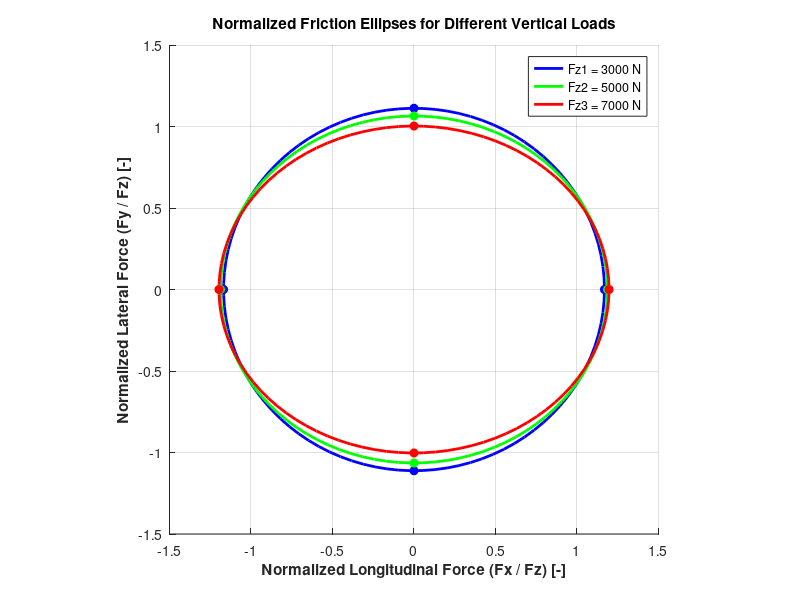
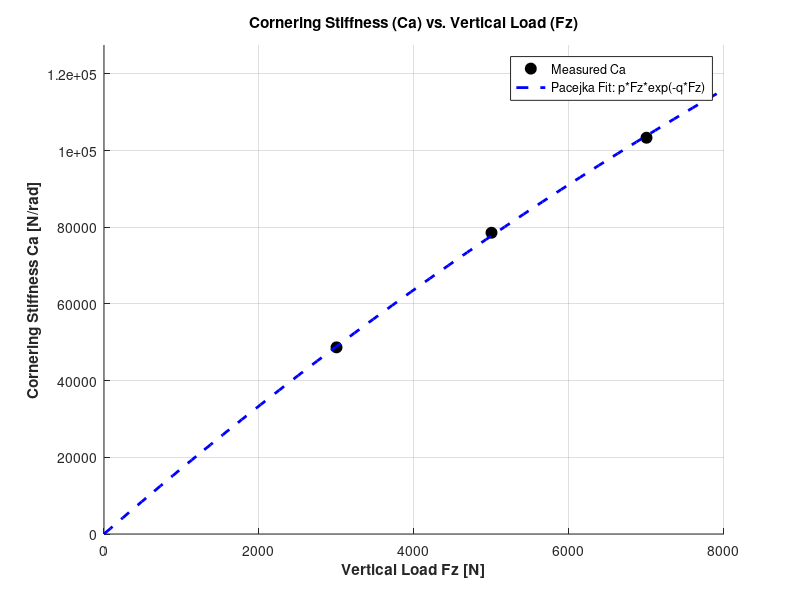
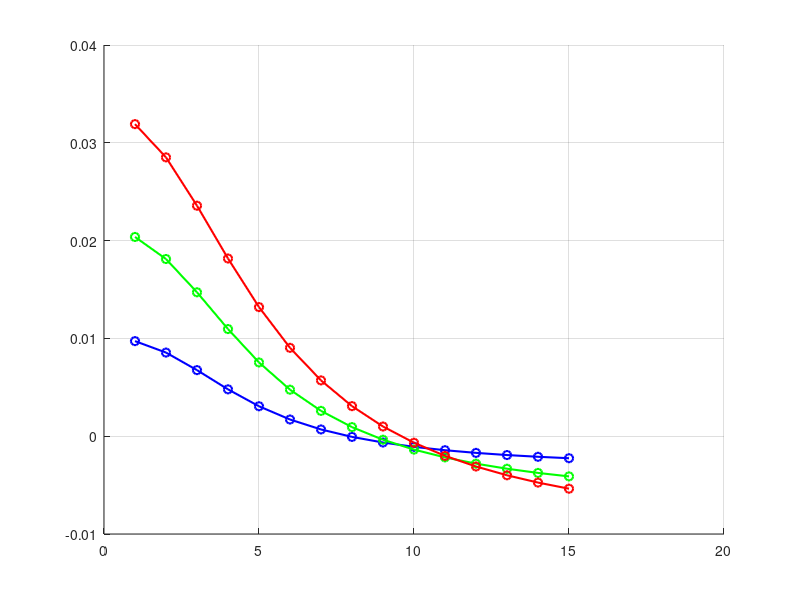

The MATLAB script that drew these images, in order: (Note: this script raises an error after producing the figures.)
% MKT4834 - HW3: Tire Modeling

% --- 1. Extracting Data from an Excel File --- % 

% VERTICAL LOADS [N]
Fz1 = 3000;  
Fz2 = 5000;  
Fz3 = 7000;  
% LONGITUDINAL FORCE DATA (Fx vs slip ratio 's')
% Slip ratio (s) 
s_Fx = [-1, -0.9, -0.8, -0.7, -0.6, -0.5, -0.4, -0.3, -0.2, -0.1, -0.06, -0.04, -0.03, -0.02, -0.01, 0, 0.01, 0.02, 0.03, 0.04, 0.06, 0.1, 0.2, 0.3, 0.4, 0.5, 0.6, 0.7, 0.8, 0.9, 1];
% Fx values 
Fx_3000 = [-2836.87, -2878.21, -2928.14, -2989.40, -3065.79, -3162.28, -3283.66, -3424.53, -3505.35, -2974.00, -2167.04, -1554.50, -1198.34, -815.24, -412.72, 0, 412.72, 815.24, 1198.34, 1554.50, 2167.04, 2974.00, 3505.35, 3424.53, 3283.66, 3162.28, 3065.79, 2989.40, 2928.14, 2878.21, 2836.87];
Fx_5000 = [-4879.09, -4947.88, -5029.26, -5126.68, -5244.73, -5389.09, -5565.14, -5769.16, -5936.04, -5520.29, -4486.02, -3443.27, -2739.01, -1912.14, -984.74, 0, 984.74, 1912.14, 2739.01, 3443.27, 4486.02, 5520.29, 5936.04, 5769.16, 5565.14, 5389.09, 5244.73, 5126.68, 5029.26, 4947.88, 4879.09];
Fx_7000 = [-6895.29, -6986.58, -7094.18, -7222.55, -7377.69, -7567.47, -7801.03, -8083.11, -8376.89, -8263.30, -7354.70, -6103.59, -5076.60, -3695.62, -1962.85, 0, 1962.85, 3695.62, 5076.60, 6103.59, 7354.70, 8263.30, 8376.89, 8083.11, 7801.03, 7567.47, 7377.69, 7222.55, 7094.18, 6986.58, 6895.29];
% LATERAL FORCE DATA (Fy vs slip angle 'alpha')
% Slip angle
alpha_Fy = [15, 14, 13, 12, 11, 10, 9, 8, 7, 6, 5, 4, 3, 2, 1, 0, -1, -2, -3, -4, -5, -6, -7, -8, -9, -10, -11, -12, -13, -14, -15];
% Fy values
Fy_3000 = [3335.17, 3322.18, 3305.76, 3284.93, 3258.36, 3224.20, 3179.78, 3121.18, 3042.40, 2933.94, 2780.25, 2555.25, 2215.86, 1698.99, 947.39, 0, -947.39, -1698.99, -2215.86, -2555.25, -2780.25, -2933.94, -3042.40, -3121.18, -3179.78, -3224.20, -3258.36, -3284.93, -3305.76, -3322.18, -3335.17];
Fy_5000 = [5321.36, 5318.87, 5312.93, 5302.03, 5283.93, 5255.27, 5210.95, 5143.03, 5038.94, 4878.61, 4629.80, 4241.92, 3641.46, 2742.22, 1497.99, 0, -1497.99, -2742.22, -3641.46, -4241.92, -4629.80, -4878.61, -5038.94, -5143.03, -5210.95, -5255.27, -5283.93, -5302.03, -5312.93, -5318.87, -5321.36];
Fy_7000 = [7009.17, 7015.88, 7020.23, 7020.66, 7014.64, 6998.11, 6964.38, 6902.29, 6792.92, 6604.21, 6282.80, 5745.74, 4884.40, 3607.18, 1925.80, 0, -1925.80, -3607.18, -4884.40, -5745.74, -6282.80, -6604.21, -6792.92, -6902.29, -6964.38, -6998.11, -7014.64, -7020.66, -7020.23, -7015.88, -7009.17];
% ALIGNING TORQUE DATA (Mz vs slip angle 'alpha')
% Slip angle (PDF'te -15'ten 15'e gidiyor)
alpha_Mz = [-15, -14, -13, -12, -11, -10, -9, -8, -7, -6, -5, -4, -3, -2, -1, 0, 1, 2, 3, 4, 5, 6, 7, 8, 9, 10, 11, 12, 13, 14, 15];
% Mz values
Mz_3000 = [7.51, 6.99, 6.37, 5.60, 4.67, 3.51, 2.05, 0.22, -2.10, -5.01, -8.51, -12.24, -14.97, -14.53, -9.21, 0, 9.21, 14.53, 14.97, 12.24, 8.51, 5.01, 2.10, -0.22, -2.05, -3.51, -4.67, -5.60, -6.37, -6.99, -7.51];
Mz_5000 = [21.87, 19.97, 17.67, 14.88, 11.44, 7.19, 1.88, -4.77, -13.06, -23.21, -34.91, -46.47, -53.58, -49.68, -30.52, 0, 30.52, 49.68, 53.58, 46.47, 34.91, 23.21, 13.06, 4.77, -1.88, -7.19, -11.44, -14.88, -17.67, -19.97, -21.87];
Mz_7000 = [37.62, 33.27, 28.05, 21.74, 14.08, 4.68, -6.90, -21.21, -38.76, -59.69, -82.93, -104.40, -115.12, -102.84, -61.45, 0, 61.45, 102.84, 115.12, 104.40, 82.93, 59.69, 38.76, 21.21, 6.90, -4.68, -14.08, -21.74, -28.05, -33.27, -37.62];

% --- 2. Friction Ellipse Analysis --- % 

% Find Peak Forces
Fx_peak_1 = max(Fx_3000); Fy_peak_1 = max(Fy_3000);
Fx_peak_2 = max(Fx_5000); Fy_peak_2 = max(Fy_5000);
Fx_peak_3 = max(Fx_7000); Fy_peak_3 = max(Fy_7000);
% 2. Normalize Forces
mu_x_1 = Fx_peak_1 / Fz1; mu_y_1 = Fy_peak_1 / Fz1;
mu_x_2 = Fx_peak_2 / Fz2; mu_y_2 = Fy_peak_2 / Fz2;
mu_x_3 = Fx_peak_3 / Fz3; mu_y_3 = Fy_peak_3 / Fz3;
% 3. Generate Ellipse Points
theta = linspace(0, 2*pi, 100);                % Angle vector from 0 to 360 degrees
% Ellipses are calculated using the formulas x = a*cos(theta), y = b*sin(theta)
x_ell_1 = mu_x_1 * cos(theta); y_ell_1 = mu_y_1 * sin(theta);
x_ell_2 = mu_x_2 * cos(theta); y_ell_2 = mu_y_2 * sin(theta);
x_ell_3 = mu_x_3 * cos(theta); y_ell_3 = mu_y_3 * sin(theta);
% 4. Plotting
figure('Name', 'Q1: Friction Ellipses', 'Color', 'w');      % window settings
hold on; grid on;
% Drawing ellipses
plot(x_ell_1, y_ell_1, 'b-', 'LineWidth', 2, 'DisplayName', 'Fz1 = 3000 N');
plot(x_ell_2, y_ell_2, 'g-', 'LineWidth', 2, 'DisplayName', 'Fz2 = 5000 N');
plot(x_ell_3, y_ell_3, 'r-', 'LineWidth', 2, 'DisplayName', 'Fz3 = 7000 N');
% Pure slip points marking
% Fz1 Points
plot([mu_x_1, -mu_x_1], [0, 0], 'bo', 'MarkerFaceColor', 'b', 'HandleVisibility', 'off');
plot([0, 0], [mu_y_1, -mu_y_1], 'bo', 'MarkerFaceColor', 'b', 'HandleVisibility', 'off');
% Fz2 Points
plot([mu_x_2, -mu_x_2], [0, 0], 'go', 'MarkerFaceColor', 'g', 'HandleVisibility', 'off');
plot([0, 0], [mu_y_2, -mu_y_2], 'go', 'MarkerFaceColor', 'g', 'HandleVisibility', 'off');
% Fz3 Points
plot([mu_x_3, -mu_x_3], [0, 0], 'ro', 'MarkerFaceColor', 'r', 'HandleVisibility', 'off');
plot([0, 0], [mu_y_3, -mu_y_3], 'ro', 'MarkerFaceColor', 'r', 'HandleVisibility', 'off');
% Graphics Settings
title('Normalized Friction Ellipses for Different Vertical Loads', 'FontWeight', 'bold');
xlabel('Normalized Longitudinal Force (Fx / Fz) [-]', 'FontWeight', 'bold');
ylabel('Normalized Lateral Force (Fy / Fz) [-]', 'FontWeight', 'bold');
legend('Location', 'best');
axis equal;                          % We align the axes to prevent the ellipses from losing their shape.
xlim([-1.5 1.5]); ylim([-1.5 1.5]);

% --- 3. Cornering Stiffness & Pneumatic Trail --- % 

% Cornering Stiffness (Ca) Determination
alpha_lin = [0, 1, 2];               % Data for linear regression (alpha <= 2 degrees)
Fy_lin_1 = [0, 947.39, 1698.99];
Fy_lin_2 = [0, 1497.99, 2742.22];
Fy_lin_3 = [0, 1925.80, 3607.18];
% Linear regression (polyfit) to find the slope (Ca in N/deg)
p1 = polyfit(alpha_lin, Fy_lin_1, 1); Ca1_deg = p1(1);
p2 = polyfit(alpha_lin, Fy_lin_2, 1); Ca2_deg = p2(1);
p3 = polyfit(alpha_lin, Fy_lin_3, 1); Ca3_deg = p3(1);
% Convert Ca from N/deg to N/rad (1 rad = 180/pi deg)
Ca1_rad = Ca1_deg * (180/pi);
Ca2_rad = Ca2_deg * (180/pi);
Ca3_rad = Ca3_deg * (180/pi);
% Printing the calculated angle and radian values to the screen.
fprintf('\n--- Cornering Stiffness (Ca) ---\n');
fprintf('Fz = 3000 N : %.2f N/deg  |  %.2f N/rad\n', Ca1_deg, Ca1_rad);
fprintf('Fz = 5000 N : %.2f N/deg  |  %.2f N/rad\n', Ca2_deg, Ca2_rad);
fprintf('Fz = 7000 N : %.2f N/deg  |  %.2f N/rad\n', Ca3_deg, Ca3_rad);
% Fit Pacejka Exponential Model: Ca = p * Fz * exp(-q * Fz)
Fz_vec = [Fz1, Fz2, Fz3];
Ca_rad_vec = [Ca1_rad, Ca2_rad, Ca3_rad];
y_fit = log(Ca_rad_vec ./ Fz_vec);     % Linearization for curve fitting: log(Ca / Fz) = log(p) - q * Fz
p_fit = polyfit(Fz_vec, y_fit, 1);
q_opt = -p_fit(1);
p_opt = exp(p_fit(2));
% Window settings of Ca vs Fz
figure('Name', 'Q2: Cornering Stiffness vs Vertical Load', 'Color', 'w');
hold on; grid on;
% plotting Ca vs Fz 
plot(Fz_vec, Ca_rad_vec, 'ko', 'MarkerSize', 8, 'MarkerFaceColor', 'k', 'DisplayName', 'Measured Ca');
% Smooth curve for the fit
Fz_plot = linspace(0, 8000, 100);
Ca_fit = p_opt .* Fz_plot .* exp(-q_opt .* Fz_plot);
plot(Fz_plot, Ca_fit, 'b--', 'LineWidth', 2, 'DisplayName', 'Pacejka Fit: p*Fz*exp(-q*Fz)');
% Graphics Settings
title('Cornering Stiffness (Ca) vs. Vertical Load (Fz)', 'FontWeight', 'bold');
xlabel('Vertical Load Fz [N]', 'FontWeight', 'bold');
ylabel('Cornering Stiffness Ca [N/rad]', 'FontWeight', 'bold');
legend('Location', 'best');
xlim([0 8000]); ylim([0 max(Ca_fit)*1.1]);
% Pneumatic Trail (t) Calculation
% Extract positive slip angles to avoid division by zero at alpha = 0
idx_pos = (alpha_Fy > 0); 
alpha_pos = alpha_Fy(idx_pos);
% Calculate pneumatic trail: t = -Mz / Fy
t_1 = -Mz_3000(idx_pos) ./ Fy_3000(idx_pos);
t_2 = -Mz_5000(idx_pos) ./ Fy_5000(idx_pos);
t_3 = -Mz_7000(idx_pos) ./ Fy_7000(idx_pos);
% Window settings of Pneumatic Trail vs Slip Angle
figure('Name', 'Q3: Pneumatic Trail', 'Color', 'w');
hold on; grid on;
% Plot Pneumatic Trail vs Slip Angle
plot(alpha_pos, t_1, 'b-o', 'LineWidth', 1.5, 'DisplayName', 'Fz1 = 3000 N');
plot(alpha_pos, t_2, 'g-o', 'LineWidth', 1.5, 'DisplayName', 'Fz2 = 5000 N');
plot(alpha_pos, t_3, 'r-o', 'LineWidth', 1.5, 'DisplayName', 'Fz3 = 7000 N');
% Plot a zero line to easily spot the zero-crossing
yline(0, 'k--', 'HandleVisibility', 'off');
% Graphics Settings
title('Pneumatic Trail (t) vs. Slip Angle (\alpha)', 'FontWeight', 'bold');
xlabel('Slip Angle \alpha [deg]', 'FontWeight', 'bold');
ylabel('Pneumatic Trail t [m]', 'FontWeight', 'bold');
legend('Location', 'best');

% --- 4. Combined Loading Condition (Friction Ellipse Approximation) --- % 

% Lateral Force at Constant Slip Angle (alpha = 5 deg)
alpha_const = 5;
s_test = [-0.1, 0, 0.1, 0.2];     % given slip rates
% The relevant values are for Fz2 = 5000 N.
Fy_pure_5deg = interp1(alpha_Fy, Fy_5000, alpha_const);    % Fy (alpha=5)
Fx_pure_s = interp1(s_Fx, Fx_5000, s_test);                % Fx's at that moment
Fx_peak_abs = max(abs(Fx_5000));                           % Absolute Fx peak
% Friction ellipse formula combined with Fy calculation
Fy_comb = Fy_pure_5deg .* sqrt(max(0, 1 - (Fx_pure_s ./ Fx_peak_abs).^2));     % The max command prevents the square root from going into the negative.
% Window settings and Plotting
figure('Name', 'Q4a: Combined Slip (Fy vs s)', 'Color', 'w');
plot(s_test, Fy_comb, 'b-o', 'LineWidth', 2, 'MarkerFaceColor', 'b', 'MarkerSize', 6);
grid on;
% Graphics Settings
title('Combined Lateral Force (F_y) vs. Slip Ratio (s) at \alpha = 5^\circ', 'FontWeight', 'bold');
xlabel('Slip Ratio (s) [-]', 'FontWeight', 'bold');
ylabel('Estimated Combined Lateral Force F_{y,comb} [N]', 'FontWeight', 'bold');
ylim([0 5000]); xlim([-0.15 0.25]);
% Longitudinal Force at Constant Slip Ratio (s = 0.1)
s_const = 0.1;
alpha_test = [0, 2, 4, 6];        % given sliding angles
% The relevant values are for Fz2 = 5000 N.
Fx_pure_01 = interp1(s_Fx, Fx_5000, s_const);              % Fx (s=0.1)
Fy_pure_alpha = interp1(alpha_Fy, Fy_5000, alpha_test);    % Fy's at that moment
Fy_peak_abs = max(abs(Fy_5000));                           % Absolute Fy peak
% Fx calculation combined with the friction ellipse formula
Fx_comb = Fx_pure_01 .* sqrt(max(0, 1 - (Fy_pure_alpha ./ Fy_peak_abs).^2));
% Window settings and Plotting
figure('Name', 'Q4b: Combined Slip (Fx vs alpha)', 'Color', 'w');
plot(alpha_test, Fx_comb, 'r-o', 'LineWidth', 2, 'MarkerFaceColor', 'r', 'MarkerSize', 6);
grid on;
% Graphics Settings
title('Combined Longitudinal Force (F_x) vs. Slip Angle (\alpha) at s = 0.1', 'FontWeight', 'bold');
xlabel('Slip Angle \alpha [deg]', 'FontWeight', 'bold');
ylabel('Estimated Combined Longitudinal Force F_{x,comb} [N]', 'FontWeight', 'bold');
ylim([0 6000]); xlim([-1 7]);

% --- 5. Pacejka 'Magic Formula' Parameter Identification --- % 

% Magic Formula Equation (x(1)=B, x(2)=C, x(3)=D, x(4)=E)
MF_eq = @(x, alpha) x(3) .* sin(x(2) .* atan(x(1).*alpha - x(4).*(x(1).*alpha - atan(x(1).*alpha))));
% Optimization Settings
options = optimset('Display', 'off');
lb = [0, 0, 0, -5];                       % (Lower bounds)
ub = [Inf, Inf, Inf, 1];                  % Physical constraint E ≤ 1 during adaptation
% Initial guesses [B, C, D, E]
% D (Peak Factor): This is the peak point of the curve. Therefore, we can consider the highest point of our data as the starting point
% C (Shape Factor): In the literature, this value has been proven to be around 1.3 for lateral forces
% B (Stiffness Factor): The initial slope at the origin is equal to B*C*D.
% And Our gradient was approximately 1500 N/deg so B is approximately 0.2
guess_1 = [0.2, 1.3, max(Fy_3000), 0];
guess_2 = [0.2, 1.3, max(Fy_5000), 0];
guess_3 = [0.2, 1.3, max(Fy_7000), 0];
% Curve Fitting with lsqcurvefit
[par_1, res1] = lsqcurvefit(MF_eq, guess_1, alpha_Fy, Fy_3000, lb, ub, options);
[par_2, res2] = lsqcurvefit(MF_eq, guess_2, alpha_Fy, Fy_5000, lb, ub, options);
[par_3, res3] = lsqcurvefit(MF_eq, guess_3, alpha_Fy, Fy_7000, lb, ub, options);
% Printing the obtained parameters B, C, D, E to the screen
fprintf('\n--- Magic Formula Parameters (B, C, D, E) ---\n');
fprintf('Fz1 (3000 N) -> B=%.4f, C=%.4f, D=%.1f, E=%.4f\n', par_1(1), par_1(2), par_1(3), par_1(4));
fprintf('Fz2 (5000 N) -> B=%.4f, C=%.4f, D=%.1f, E=%.4f\n', par_2(1), par_2(2), par_2(3), par_2(4));
fprintf('Fz3 (7000 N) -> B=%.4f, C=%.4f, D=%.1f, E=%.4f\n', par_3(1), par_3(2), par_3(3), par_3(4));
% RMSE and R^2 (Reason for Error) Calculations
Fy_model_1 = MF_eq(par_1, alpha_Fy);
Fy_model_2 = MF_eq(par_2, alpha_Fy);
Fy_model_3 = MF_eq(par_3, alpha_Fy);
n = length(alpha_Fy);
RMSE_1 = sqrt(sum((Fy_3000 - Fy_model_1).^2)/n);
RMSE_2 = sqrt(sum((Fy_5000 - Fy_model_2).^2)/n);
RMSE_3 = sqrt(sum((Fy_7000 - Fy_model_3).^2)/n);
R2_1 = 1 - sum((Fy_3000 - Fy_model_1).^2) / sum((Fy_3000 - mean(Fy_3000)).^2);
R2_2 = 1 - sum((Fy_5000 - Fy_model_2).^2) / sum((Fy_5000 - mean(Fy_5000)).^2);
R2_3 = 1 - sum((Fy_7000 - Fy_model_3).^2) / sum((Fy_7000 - mean(Fy_7000)).^2);
% Printing the RMSE and R^2
fprintf('\n--- Model Validation (RMSE & R^2) ---\n');
fprintf('Fz1 (3000 N) | RMSE: %6.2f N | R^2: %.4f\n', RMSE_1, R2_1);
fprintf('Fz2 (5000 N) | RMSE: %6.2f N | R^2: %.4f\n', RMSE_2, R2_2);
fprintf('Fz3 (7000 N) | RMSE: %6.2f N | R^2: %.4f\n', RMSE_3, R2_3);
% Window settings and Plotting
alpha_plot = linspace(-16, 16, 200);
figure('Name', 'Q5c: Magic Formula Validation', 'Color', 'w');
hold on; grid on;
% Actual Data Points (Open Circles)
plot(alpha_Fy, Fy_3000, 'bo', 'MarkerFaceColor','w', 'DisplayName', 'Measured Data (3000 N)');
plot(alpha_Fy, Fy_5000, 'go', 'MarkerFaceColor','w', 'DisplayName', 'Measured Data (5000 N)');
plot(alpha_Fy, Fy_7000, 'ro', 'MarkerFaceColor','w', 'DisplayName', 'Measured Data (7000 N)');
% Pre-fit Magic Formula Solid lines
plot(alpha_plot, MF_eq(par_1, alpha_plot), 'b-', 'LineWidth', 1.5, 'DisplayName', 'Magic Formula (3000 N)');
plot(alpha_plot, MF_eq(par_2, alpha_plot), 'g-', 'LineWidth', 1.5, 'DisplayName', 'Magic Formula (5000 N)');
plot(alpha_plot, MF_eq(par_3, alpha_plot), 'r-', 'LineWidth', 1.5, 'DisplayName', 'Magic Formula (7000 N)');
% Graphic Settings
title('Magic Formula Fit vs. Measured Tire Data', 'FontWeight', 'bold');
xlabel('Slip Angle \alpha [deg]', 'FontWeight', 'bold');
ylabel('Lateral Force F_y [N]', 'FontWeight', 'bold');
legend('Location', 'northwest');
xlim([-16 16]);
